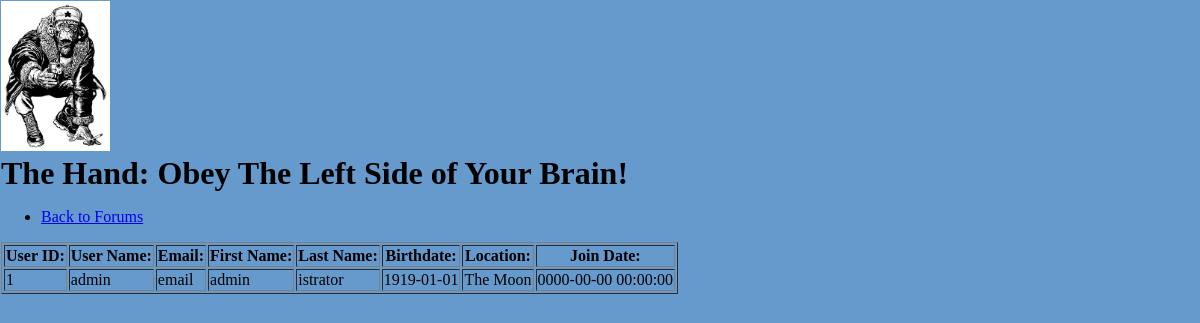
The page /forum/userDisplay.php?u_id=1 on the database its author committed.
### tables this page shows
CREATE TABLE User(
  user_id SMALLINT UNSIGNED NOT NULL AUTO_INCREMENT PRIMARY KEY,
  user_name VARCHAR(32) NOT NULL UNIQUE,
  password VARCHAR(40) NOT NULL,
  email VARCHAR(32) NOT NULL,
  first_name VARCHAR(32),
  last_name VARCHAR(32),
  birthdate DATE NOT NULL,
  location VARCHAR(64),
  join_time TIMESTAMP NOT NULL,
  logon_time TIMESTAMP NULL,
  logon_count MEDIUMINT UNSIGNED NOT NULL DEFAULT 0,
  avatar_location VARCHAR(64)
);

### forum/forum_lib.php (called while the page is built, shortened)
<?php
function getUserInfo($connect, $user_id){
  $query = sprintf("SELECT * FROM User WHERE user_id = '%d'",
                   mysql_real_escape_string($user_id));
  $result = mysql_query($query, $connect);
  return $result;
}
?>

### forum/userDisplay.php (the view, shortened to what this page needs)
<?php include('forum_lib.php'); ?>
<!DOCTYPE html PUBLIC "-//W3C//DTD XHTML 1.0 Strict//EN""http://www.w3.org/TR/xhtml1/DTD/xhtml1-strict.dtd">
<html xmlns="http://www.w3.org/1999/xhtml" xml:lang="en" lang="en">
<head>
<link rel="stylesheet" type="text/css" media="screen" href="style.php">
</head>
<body>
  <div id="container">
    <div id="header">
      <img src="comrade_chimp.jpg" alt=":-)" height="150" class="picture"/>
      <h1 id="title">The Hand: Obey The Left Side of Your Brain!</h1>
    </div>
    <div id="navigator">
      <div class="nav_links">
	<ul class="link_list">
	  <li><a class="link" href="forumMain.php">Back to Forums</a></li>
	</ul>
      </div>
    </div>
    <div id="content">
      <div class="display">
	<table border="1">
	  <tr>
	    <th>User ID:</th>
	    <th>User Name:</th>
	    <th>Email:</th>
	    <th>First Name:</th>
	    <th>Last Name:</th>
	    <th>Birthdate:</th>
	    <th>Location:</th>
	    <th>Join Date:</th>
	  </tr>
	<?php
	  $connect = connectForum();
	  $result = getUserInfo($connect, $_GET['u_id']);
	  while($row = mysql_fetch_array($result)){
	    echo '<tr>';
	    echo '<td>' . $row['user_id'] . '</td>';
	    echo '<td>' . $row['user_name'] . '</td>';
	    echo '<td>' . $row['email'] . '</td>';
	    echo '<td>' . $row['first_name'] . '</td>';
	    echo '<td>' . $row['last_name'] . '</td>';
	    echo '<td>' . $row['birthdate'] . '</td>';
	    echo '<td>' . $row['location'] . '</td>';
	    echo '<td>' . $row['join_time'] . '</td>';
	    echo '</tr>';
	  }
	?>
	</table>
      </div>
    </div>
  </div>
</body>
</html>

### rows shown on the page
user: user_id "1", user_name "admin", email "email", first_name "admin", last_name "istrator", birthdate "1919-01-01", location "The Moon", join_time "0000-00-00 00:00:00"
